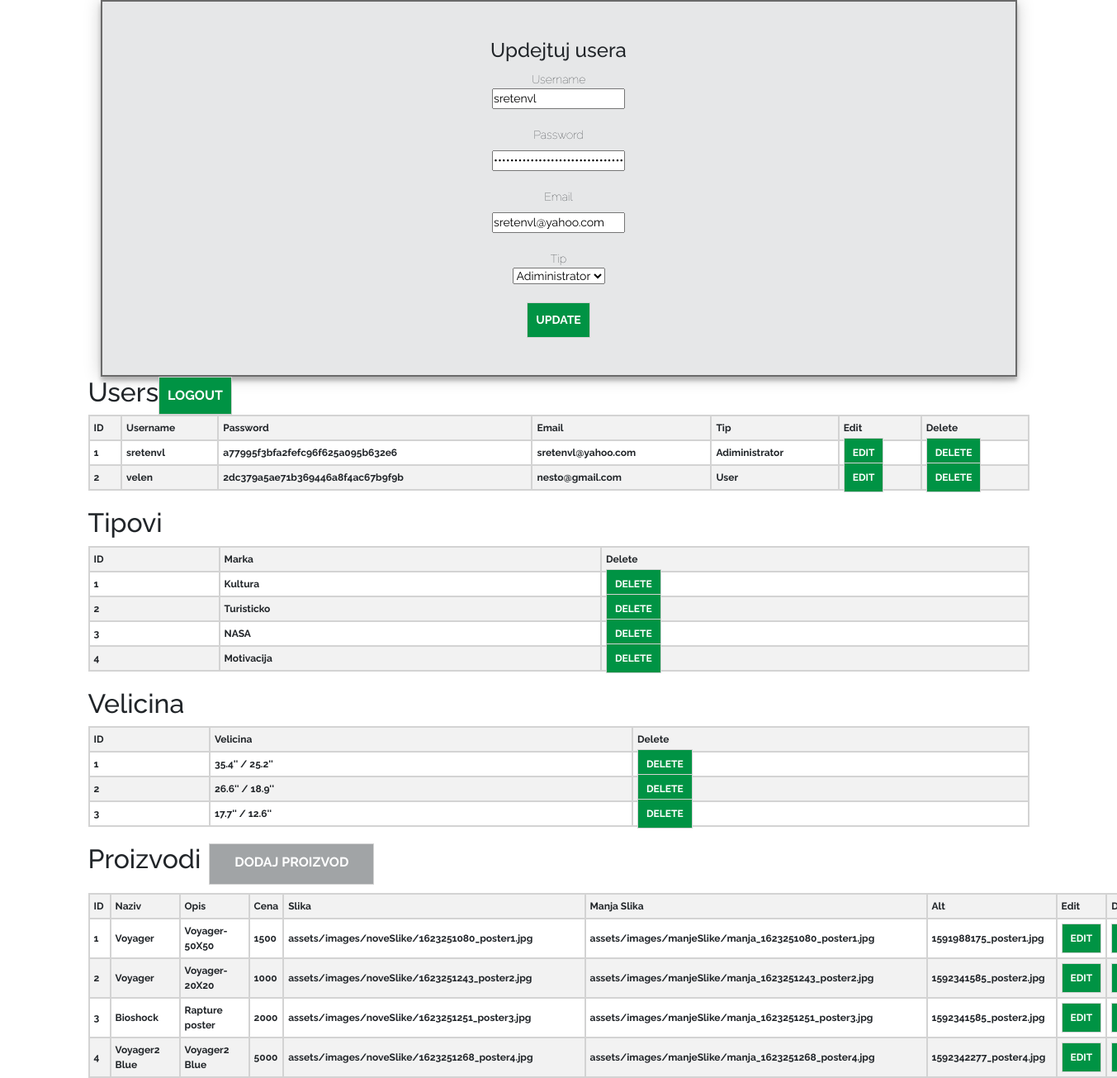
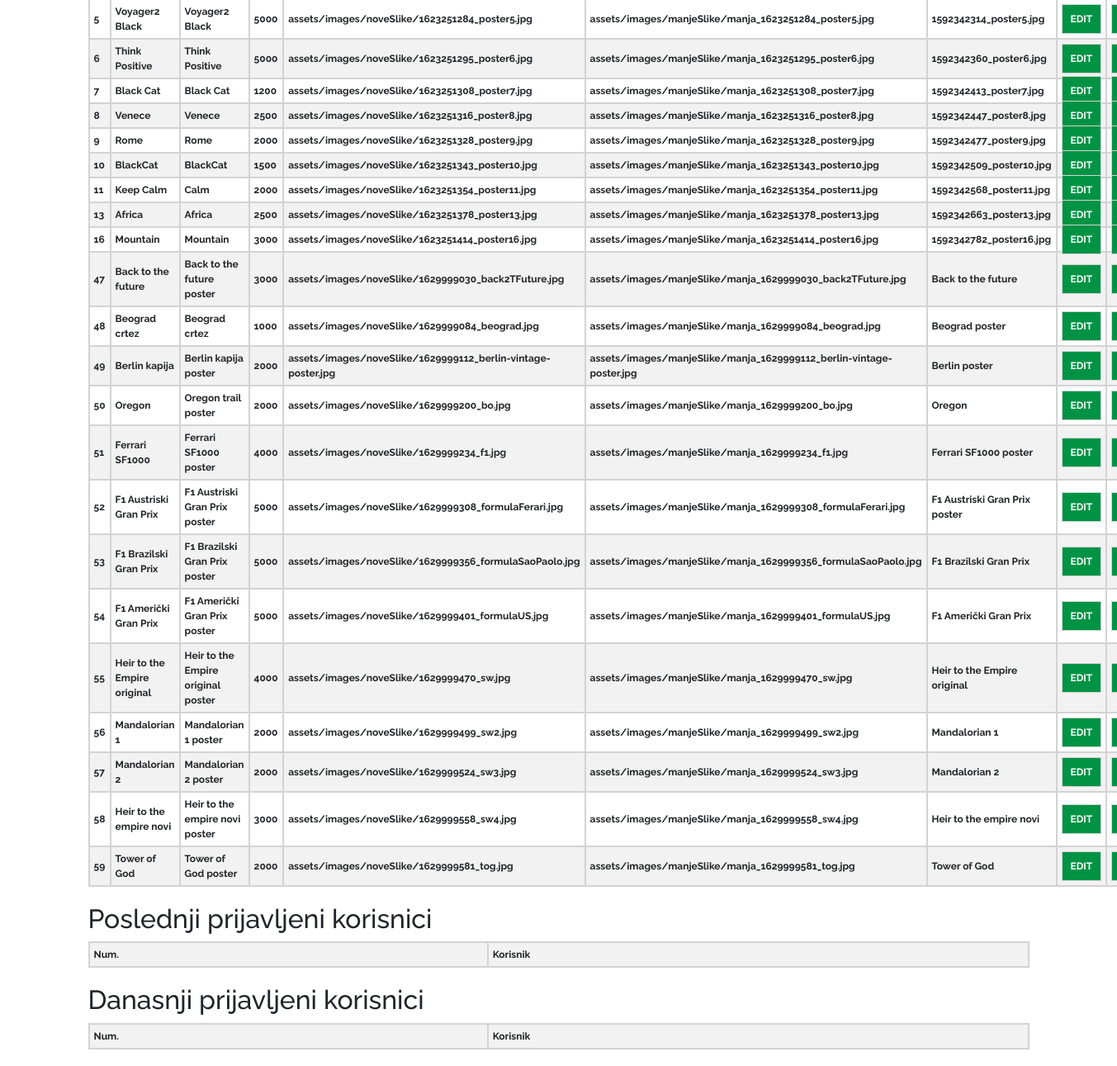
Screenshot of /index.php?promena=updateUser&id=1&user=sretenvl&password=a77995f3bfa2fefc96f625a095b632e6&email=sretenvl@yahoo.com&tip=1 (signed in) with the database file from the repository (2 pictures, top to bottom).
### tables this page shows
CREATE TABLE `users` (
  `id` int(11) NOT NULL,
  `username` varchar(50) NOT NULL,
  `password` varchar(50) NOT NULL,
  `email` varchar(100) NOT NULL,
  `idTip` int(11) NOT NULL
);

CREATE TABLE `tipkorisnika` (
  `idTip` int(11) NOT NULL,
  `naziv` varchar(50) NOT NULL
);

CREATE TABLE `marke` (
  `idMarke` int(11) NOT NULL,
  `marka` varchar(100) NOT NULL
);

CREATE TABLE `velicina` (
  `idVelicine` int(11) NOT NULL,
  `velicina` varchar(50) NOT NULL
);

CREATE TABLE `posteri` (
  `idP` int(11) NOT NULL,
  `naziv` varchar(50) NOT NULL,
  `cena` int(11) NOT NULL,
  `opis` varchar(200) NOT NULL,
  `slika` varchar(150) NOT NULL,
  `manjaSlika` varchar(150) NOT NULL,
  `altSlike` varchar(50) NOT NULL,
  `velicina` int(11) NOT NULL,
  `marka` int(11) NOT NULL
);

### views/adminPan.php (the view, shortened to what this page needs)
<?php
    $upitUser = "SELECT u.id AS id, u.username AS username, u.password AS password, u.email AS email, u.idTip AS idTip, t.naziv AS userTip FROM users AS u INNER JOIN tipkorisnika AS t ON u.idTip = t.idTip";
    $users = $konekcija->query($upitUser)->fetchAll();
    $upitPostera = "SELECT idP, naziv, opis, cena, slika, manjaSlika, altSlike FROM posteri";
    $posteri = $konekcija->query($upitPostera)->fetchAll();
    $upitMarki = "SELECT idMarke, marka FROM marke";
    $marke = $konekcija->query($upitMarki)->fetchAll();
    $upitVelicina = "SELECT idVelicine, velicina FROM velicina";
    $velicine = $konekcija->query($upitVelicina)->fetchAll();
    echo "<div class = 'container'>";
    if(isset($_GET['promena'])){
        if($_GET['promena'] == "updateProizvod"){
            include "views/updateProizvod.php";
        }
        elseif($_GET['promena'] == "addProizvod"){
            include "views/addProizvod.php";
        }
        elseif($_GET['promena'] == "updateUser"){
            include "views/update.php";
        }
    };
?>
    <div class = "row">
        <h1>Users</h1>
        <a href ="models/logout.php" class = "dugmeAdm">LOGOUT</a>
        <table class = "tabela">
            <tr>
                <th>ID</th>
                <th>Username</th>
                <th>Password</th>
                <th>Email</th>
                <th>Tip</th>
                <th>Edit</th>
                <th>Delete</th>
            </tr>
            <?php foreach($users as $user): ?>
            <tr>
                <th><?=$user->id?></th>
                <th><?=$user->username?></th>
                <th><?=$user->password?></th>
                <th><?=$user->email?></th>
                <th><?=$user->userTip?></th>
                <th><a href = "index.php?promena=updateUser&id=<?=$user->id?>&user=<?=$user->username?>&password=<?=$user->password?>&email=<?=$user->email?>&tip=<?=$user->idTip?>" class = "dugmeAdm"?>EDIT</a></th>
                <th><a href = "models/brisanje.php?&id=<?=$user->id?>&userBrisanje=da" name = "brisanje" class = "dugmeAdm">DELETE</a></th>
            </tr>
            <?php endforeach; ?>
        </table>
        <h1>Tipovi</h1>
        <table class = "tabela">
            <tr>
                <th>ID</th>
                <th>Marka</th>
                <th>Delete</th>
            </tr>
            <?php foreach($marke as $marka): ?>
            <tr>
                <th><?=$marka->idMarke?></th>
                <th><?=$marka->marka?></th>
                <th><a href = "models/brisanje.php?&id=<?=$marka->idMarke?>&markaBrisanje=da" name = "brisanje" class = "dugmeAdm">DELETE</a></th>
            </tr>
            <?php endforeach; ?>
        </table>
        <h1>Velicina</h1>
        <table class = "tabela">
            <tr>
                <th>ID</th>
                <th>Velicina</th>
                <th>Delete</th>
            </tr>
            <?php foreach($velicine as $velicina): ?>
            <tr>
                <th><?=$velicina->idVelicine?></th>
                <th><?=$velicina->velicina?></th>
                <th><a href = "models/brisanje.php?&id=<?=$velicina->idVelicine?>&velicinaBrisanje=da" name = "brisanje" class = "dugmeAdm">DELETE</a></th>
            </tr>
            <?php endforeach; ?>
        </table>
        <h1>Proizvodi</h1>
        <a href ="index.php?promena=addProizvod" id = "dodajProizvod">DODAJ PROIZVOD</a>
        <table class = "tabela">
            <tr>
                <th>ID</th>
                <th>Naziv</th>
                <th>Opis</th>
                <th>Cena</th>
                <th>Slika</th>
                <th>Manja Slika</th>
                <th>Alt</th>
                <th>Edit</th>
                <th>Delete</th>
            </tr>
            <?php foreach($posteri as $poster): ?>
            <tr>
                <th><?=$poster->idP?></th>
                <th><?=$poster->naziv?></th>
                <th><?=$poster->opis?></th>
                <th><?=$poster->cena?></th>
                <th><?=$poster->slika?></th>
                <th><?=$poster->manjaSlika?></th>
                <th><?=$poster->altSlike?></th>
                <th><a href = "index.php?promena=updateProizvod&id=<?=$poster->idP?>&naziv=<?=$poster->naziv?>&opis=<?=$poster->opis?>&cena=<?=$poster->cena?>&altSlike=<?=$poster->altSlike?>" class = "dugmeAdm"?>EDIT</a></th>
                <th><a href = "models/brisanje.php?&id=<?=$poster->idP?>&posterBrisanje=da" name = "brisanje" class = "dugmeAdm">DELETE</a></th>
            </tr>
            <?php endforeach; ?>
        </table>
        <h1>Poslednji prijavljeni korisnici</h1>
        <table class = "tabela">
            <tr>
                <th>Num.</th>
                <th>Korisnik</th>
            </tr>
        </table>
        <h1>Danasnji prijavljeni korisnici</h1>
        <table class = "tabela">
            <tr>
                <th>Num.</th>
                <th>Korisnik</th>
            </tr>
        </table>
    </div>
</div>

### assets/css/style.css (style rules this page uses)
* { margin: 0px; padding: 0px; font-family: "Raleway", sans-serif; }
html { scroll-behavior: smooth; }
a { color: black; text-decoration: none!important; }
h1 { font-size: 2rem; }
.tabela { width: 100%; max-width: 100%; margin-bottom: 20px; color: #212529; border: 1px solid #212529; display: table; }
.tabela tbody tr:nth-of-type(odd) { background-color: rgba(0,0,0,.05); }
.tabela tr th { margin: 0 auto; padding: 5px; font-size: 12px; border: 2px solid lightgray; }
.dugmeAdm { padding: 10px; background-color: #009344; font-weight: bold; color: white; border: 1px solid lightgray; text-align: center; }
#dodajProizvod { width: 200px; height: 50px; margin: 0 0 10px 10px; padding: 10px; background-color: #A1A4A6; font-weight: bold; color: white; border: 1px solid lightgray; text-align: center; }

### rows the page displays
users: id "1", username "sretenvl", password "a77995f3bfa2fefc96f625a095b632e6", email "sretenvl@yahoo.com", idTip.naziv "Adiministrator"
users: id "2", username "velen", password "2dc379a5ae71b369446a8f4ac67b9f9b", email "nesto@gmail.com", idTip.naziv "User"
marke: idMarke "1", marka "Kultura"
marke: idMarke "2", marka "Turisticko"
marke: idMarke "3", marka "NASA"
marke: idMarke "4", marka "Motivacija"
velicina: idVelicine "1", velicina "35.4'' / 25.2''"
velicina: idVelicine "2", velicina "26.6'' / 18.9''"
velicina: idVelicine "3", velicina "17.7'' / 12.6''"
posteri: idP "1", naziv "Voyager", opis "Voyager-50X50", cena "1500", slika "assets/images/noveSlike/1623251080_poster1.jpg", manjaSlika "assets/images/manjeSlike/manja_1623251080_poster1.jpg", altSlike "1591988175_poster1.jpg"
posteri: idP "2", naziv "Voyager", opis "Voyager-20X20", cena "1000", slika "assets/images/noveSlike/1623251243_poster2.jpg", manjaSlika "assets/images/manjeSlike/manja_1623251243_poster2.jpg", altSlike "1592341585_poster2.jpg"
posteri: idP "3", naziv "Bioshock", opis "Rapture poster", cena "2000", slika "assets/images/noveSlike/1623251251_poster3.jpg", manjaSlika "assets/images/manjeSlike/manja_1623251251_poster3.jpg", altSlike "1592341585_poster2.jpg"
posteri: idP "4", naziv "Voyager2 Blue", opis "Voyager2 Blue", cena "5000", slika "assets/images/noveSlike/1623251268_poster4.jpg", manjaSlika "assets/images/manjeSlike/manja_1623251268_poster4.jpg", altSlike "1592342277_poster4.jpg"
posteri: idP "5", naziv "Voyager2 Black", opis "Voyager2 Black", cena "5000", slika "assets/images/noveSlike/1623251284_poster5.jpg", manjaSlika "assets/images/manjeSlike/manja_1623251284_poster5.jpg", altSlike "1592342314_poster5.jpg"
posteri: idP "6", naziv "Think Positive", opis "Think Positive", cena "5000", slika "assets/images/noveSlike/1623251295_poster6.jpg", manjaSlika "assets/images/manjeSlike/manja_1623251295_poster6.jpg", altSlike "1592342360_poster6.jpg"
posteri: idP "7", naziv "Black Cat", opis "Black Cat", cena "1200", slika "assets/images/noveSlike/1623251308_poster7.jpg", manjaSlika "assets/images/manjeSlike/manja_1623251308_poster7.jpg", altSlike "1592342413_poster7.jpg"
posteri: idP "8", naziv "Venece", opis "Venece", cena "2500", slika "assets/images/noveSlike/1623251316_poster8.jpg", manjaSlika "assets/images/manjeSlike/manja_1623251316_poster8.jpg", altSlike "1592342447_poster8.jpg"
posteri: idP "9", naziv "Rome", opis "Rome", cena "2000", slika "assets/images/noveSlike/1623251328_poster9.jpg", manjaSlika "assets/images/manjeSlike/manja_1623251328_poster9.jpg", altSlike "1592342477_poster9.jpg"
posteri: idP "10", naziv "BlackCat", opis "BlackCat", cena "1500", slika "assets/images/noveSlike/1623251343_poster10.jpg", manjaSlika "assets/images/manjeSlike/manja_1623251343_poster10.jpg", altSlike "1592342509_poster10.jpg"
posteri: idP "11", naziv "Keep Calm", opis "Calm", cena "2000", slika "assets/images/noveSlike/1623251354_poster11.jpg", manjaSlika "assets/images/manjeSlike/manja_1623251354_poster11.jpg", altSlike "1592342568_poster11.jpg"
posteri: idP "13", naziv "Africa", opis "Africa", cena "2500", slika "assets/images/noveSlike/1623251378_poster13.jpg", manjaSlika "assets/images/manjeSlike/manja_1623251378_poster13.jpg", altSlike "1592342663_poster13.jpg"
posteri: idP "16", naziv "Mountain", opis "Mountain", cena "3000", slika "assets/images/noveSlike/1623251414_poster16.jpg", manjaSlika "assets/images/manjeSlike/manja_1623251414_poster16.jpg", altSlike "1592342782_poster16.jpg"
posteri: idP "47", naziv "Back to the future", opis "Back to the future poster", cena "3000", slika "assets/images/noveSlike/1629999030_back2TFuture.jpg", manjaSlika "assets/images/manjeSlike/manja_1629999030_back2TFuture.jpg", altSlike "Back to the future"
posteri: idP "48", naziv "Beograd crtez", opis "Beograd crtez", cena "1000", slika "assets/images/noveSlike/1629999084_beograd.jpg", manjaSlika "assets/images/manjeSlike/manja_1629999084_beograd.jpg", altSlike "Beograd poster"
posteri: idP "49", naziv "Berlin kapija", opis "Berlin kapija poster", cena "2000", slika "assets/images/noveSlike/1629999112_berlin-vintage-poster.jpg", manjaSlika "assets/images/manjeSlike/manja_1629999112_berlin-vintage-poster.jpg", altSlike "Berlin poster"
posteri: idP "50", naziv "Oregon", opis "Oregon trail poster", cena "2000", slika "assets/images/noveSlike/1629999200_bo.jpg", manjaSlika "assets/images/manjeSlike/manja_1629999200_bo.jpg", altSlike "Oregon"
posteri: idP "51", naziv "Ferrari SF1000", opis "Ferrari SF1000 poster", cena "4000", slika "assets/images/noveSlike/1629999234_f1.jpg", manjaSlika "assets/images/manjeSlike/manja_1629999234_f1.jpg", altSlike "Ferrari SF1000 poster"
posteri: idP "52", naziv "F1 Austriski Gran Prix", opis "F1 Austriski Gran Prix poster", cena "5000", slika "assets/images/noveSlike/1629999308_formulaFerari.jpg", manjaSlika "assets/images/manjeSlike/manja_1629999308_formulaFerari.jpg", altSlike "F1 Austriski Gran Prix poster"
posteri: idP "53", naziv "F1 Brazilski Gran Prix", opis "F1 Brazilski Gran Prix poster", cena "5000", slika "assets/images/noveSlike/1629999356_formulaSaoPaolo.jpg", manjaSlika "assets/images/manjeSlike/manja_1629999356_formulaSaoPaolo.jpg", altSlike "F1 Brazilski Gran Prix"
posteri: idP "54", naziv "F1 Američki Gran Prix", opis "F1 Američki Gran Prix poster", cena "5000", slika "assets/images/noveSlike/1629999401_formulaUS.jpg", manjaSlika "assets/images/manjeSlike/manja_1629999401_formulaUS.jpg", altSlike "F1 Američki Gran Prix"
posteri: idP "55", naziv "Heir to the Empire original", opis "Heir to the Empire original poster", cena "4000", slika "assets/images/noveSlike/1629999470_sw.jpg", manjaSlika "assets/images/manjeSlike/manja_1629999470_sw.jpg", altSlike "Heir to the Empire original"
posteri: idP "56", naziv "Mandalorian 1", opis "Mandalorian 1 poster", cena "2000", slika "assets/images/noveSlike/1629999499_sw2.jpg", manjaSlika "assets/images/manjeSlike/manja_1629999499_sw2.jpg", altSlike "Mandalorian 1"
posteri: idP "57", naziv "Mandalorian 2", opis "Mandalorian 2 poster", cena "2000", slika "assets/images/noveSlike/1629999524_sw3.jpg", manjaSlika "assets/images/manjeSlike/manja_1629999524_sw3.jpg", altSlike "Mandalorian 2"
posteri: idP "58", naziv "Heir to the empire novi", opis "Heir to the empire novi poster", cena "3000", slika "assets/images/noveSlike/1629999558_sw4.jpg", manjaSlika "assets/images/manjeSlike/manja_1629999558_sw4.jpg", altSlike "Heir to the empire novi"
posteri: idP "59", naziv "Tower of God", opis "Tower of God poster", cena "2000", slika "assets/images/noveSlike/1629999581_tog.jpg", manjaSlika "assets/images/manjeSlike/manja_1629999581_tog.jpg", altSlike "Tower of God"

### other values shown
form field tip "Adiministrator"
